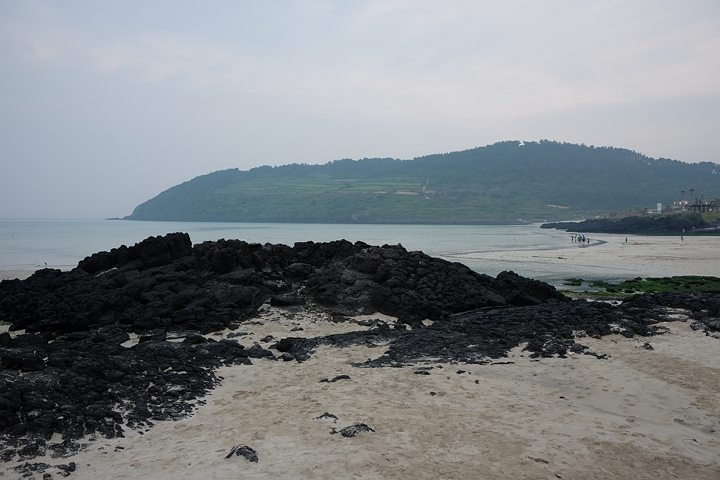
#> input picture L01_OpenCV/HW4/data/img1.jpg, 720 x 480 px
$ python HW3.py
#> lines starting #> are read from the running program, lines starting #| are printed output that depends on the picture
import cv2 as cv
import numpy as np
import matplotlib.pyplot as plt

# 이미지 로드 (컬러)
img1 = cv.imread('./data/img1.jpg', cv.IMREAD_COLOR)
#> img1 is the input picture: shape (480, 720, 3); mean B, G, R 134.2, 130.6, 125.7
img2 = cv.imread('./data/img2.jpg', cv.IMREAD_COLOR)
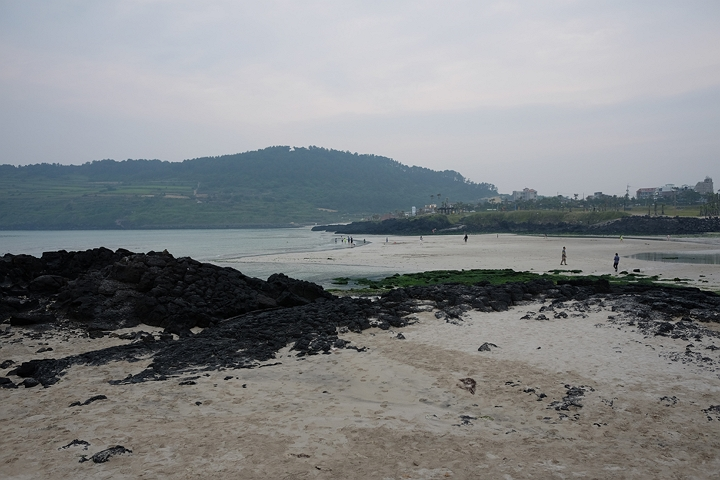
#> input picture L01_OpenCV/HW4/data/img2.jpg, 720 x 480 px
#> img2 is the input picture: shape (480, 720, 3); mean B, G, R 134.4, 132.3, 129.6

if img1 is None or img2 is None:
    raise IOError("이미지를 불러올 수 없습니다.")

# Grayscale 변환 (SIFT 용도)
gray1 = cv.cvtColor(img1, cv.COLOR_BGR2GRAY)
gray2 = cv.cvtColor(img2, cv.COLOR_BGR2GRAY)
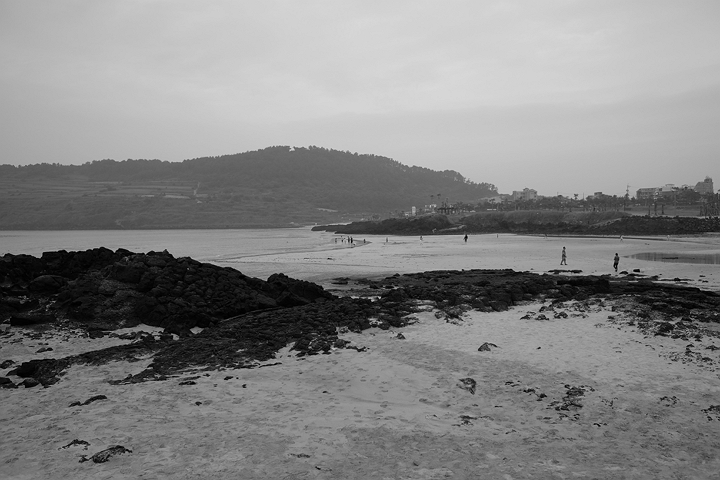
#> gray2: shape (480, 720); min 0, max 218, mean 131.7

# SIFT 특징점 검출
sift = cv.SIFT_create()
kp1, des1 = sift.detectAndCompute(gray1, None)
#> kp1 = 927 keypoints; strongest (x, y, size): (619, 303, 2.6), (427, 373, 2.2), (205, 368, 1.9), (440, 367, 2.1)
kp2, des2 = sift.detectAndCompute(gray2, None)
#> kp2 = 965 keypoints; strongest (x, y, size): (466, 237, 2), (638, 270, 2.3), (635, 270, 1.9), (244, 386, 2.5)

# 특징점 매칭 (BFMatcher + ratio test)
bf = cv.BFMatcher()
matches = bf.knnMatch(des1, des2, k=2)
#> matches = 927 matches

good_matches = []
for m, n in matches:
    if m.distance < 0.75 * n.distance:
        good_matches.append(m)
#> after the loop, good_matches = 288 matches

# 호모그래피 계산
if len(good_matches) > 4:
    src_pts = np.float32([kp1[m.queryIdx].pt for m in good_matches]).reshape(-1, 1, 2)
#> src_pts = 288 rows, first 8: [13.88, 363.6], [19.44, 266], [86.7, 258.1], [101.7, 254.2], [127.3, 344.3], [150.9, 237.4], [151.1, 384.3], [187.6, 176.2]
    dst_pts = np.float32([kp2[m.trainIdx].pt for m in good_matches]).reshape(-1, 1, 2)
#> dst_pts = 288 rows, first 8: [708, 259], [21.88, 156], [30.18, 165.1], [109.8, 162.3], [413.6, 207.3], [30.18, 165.1], [395.4, 287.8], [149.1, 157]

    H, _ = cv.findHomography(src_pts, dst_pts, cv.RANSAC, 5.0)
#> H = [[1.6, -0.0524, -403.6], [0.169, 1.38, -71.84], [0.000847, -5.09e-05, 1]]

    # (1) 특징점 매칭 시각화
    match_img = cv.drawMatches(img1, kp1, img2, kp2, good_matches, None,
                               flags=cv.DrawMatchesFlags_NOT_DRAW_SINGLE_POINTS)
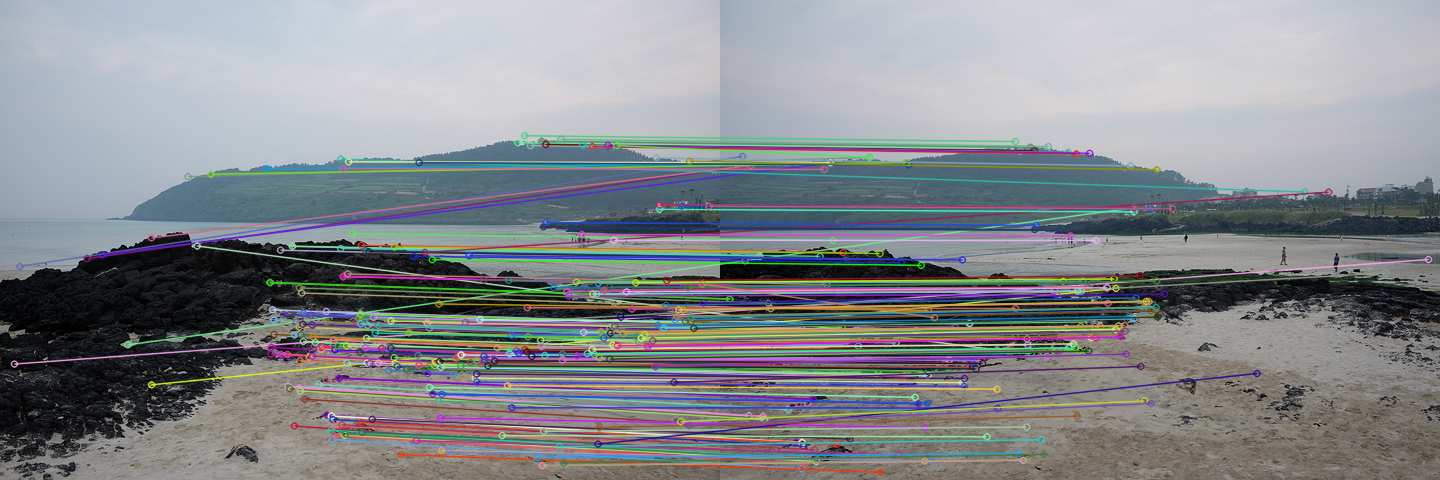
#> match_img: shape (480, 1440, 3); mean B, G, R 141.3, 137.4, 134.1

    # (2) 이미지 정합 결과 (warpPerspective)
    h2, w2 = img2.shape[:2]
#> h2 = 480; w2 = 720
    aligned_img = cv.warpPerspective(img1, H, (w2, h2))
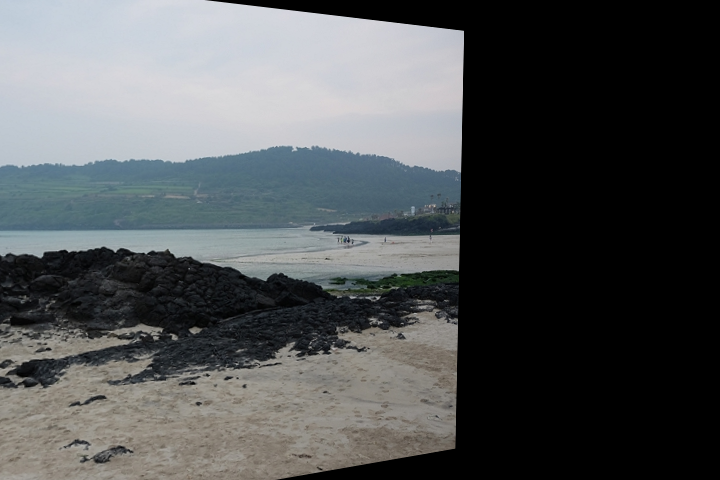
#> aligned_img: shape (480, 720, 3); mean B, G, R 85.4, 84.1, 81.3
    comparison_img = np.hstack((aligned_img, img2))
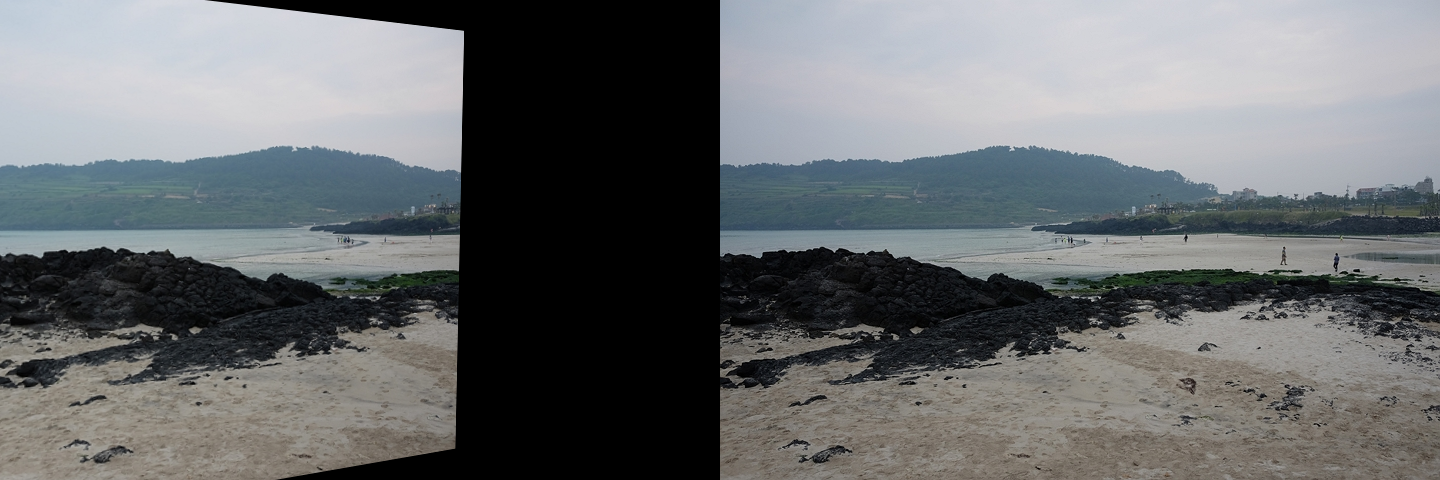
#> comparison_img: shape (480, 1440, 3); mean B, G, R 109.9, 108.2, 105.4

    # (3) 파노라마 블렌딩
    h1, w1 = img1.shape[:2]
#> h1 = 480; w1 = 720
    corners_img1 = np.float32([[0, 0], [0, h1], [w1, h1], [w1, 0]]).reshape(-1, 1, 2)
#> corners_img1 = [[0, 0], [0, 480], [720, 480], [720, 0]]
    warped_corners = cv.perspectiveTransform(corners_img1, H)
#> warped_corners = [[-403.6, -71.84], [-439.5, 604.3], [455.3, 448.5], [464, 30.78]]
    all_corners = np.concatenate((warped_corners,
                                  np.float32([[0, 0], [0, h2], [w2, h2], [w2, 0]]).reshape(-1, 1, 2)), axis=0)
#> all_corners = [[-403.6, -71.84], [-439.5, 604.3], [455.3, 448.5], [464, 30.78], [0, 0], [0, 480], [720, 480], [720, 0]]
    [xmin, ymin] = np.int32(all_corners.min(axis=0).ravel() - 0.5)
#> xmin = -440; ymin = -72
    [xmax, ymax] = np.int32(all_corners.max(axis=0).ravel() + 0.5)
#> xmax = 720; ymax = 604

    translation_dist = [-xmin, -ymin]
#> translation_dist = [440, 72]
    H_translate = np.array([[1, 0, translation_dist[0]],
                            [0, 1, translation_dist[1]],
                            [0, 0, 1]])
#> H_translate = [[1, 0, 440], [0, 1, 72], [0, 0, 1]]

    panorama = cv.warpPerspective(img1, H_translate @ H, (xmax - xmin, ymax - ymin))
    panorama[translation_dist[1]:h2+translation_dist[1], translation_dist[0]:w2+translation_dist[0]] = img2
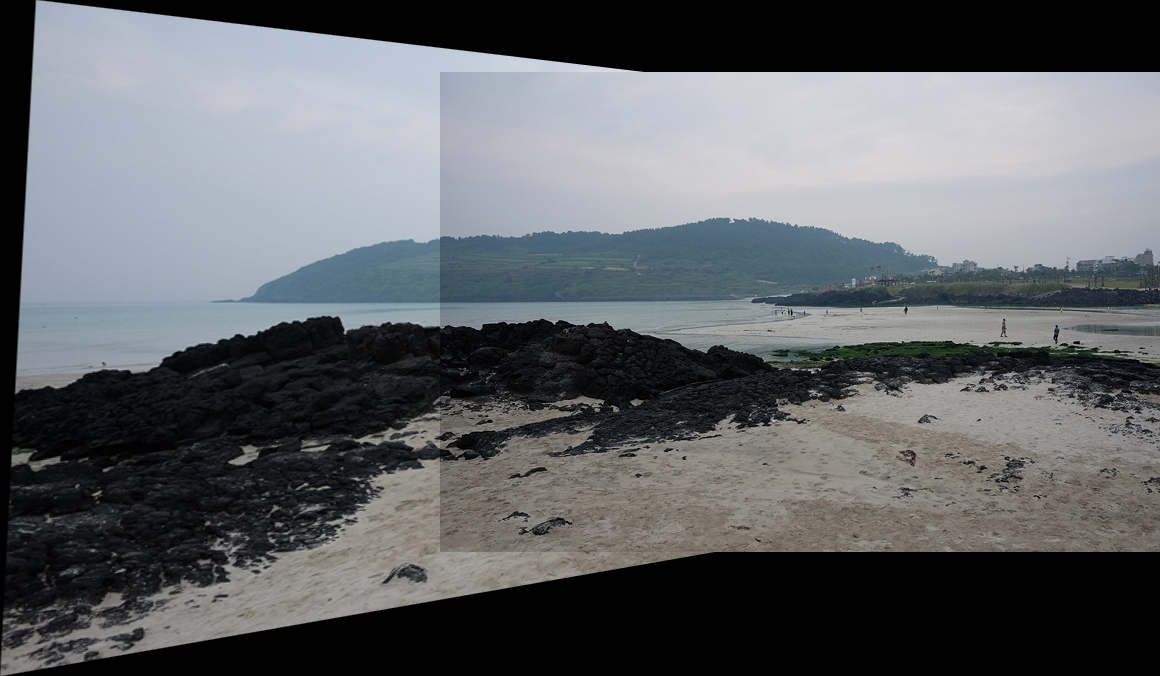
#> panorama: shape (676, 1160, 3); mean B, G, R 102.1, 99, 95.7

    # 결과 출력
    plt.figure(figsize=(24, 14))

    plt.subplot(1, 3, 1)
    plt.title("Matching Keypoints")
    plt.imshow(cv.cvtColor(match_img, cv.COLOR_BGR2RGB))
    plt.axis('off')

    plt.subplot(1, 3, 2)
    plt.title("Warped Image vs Original")
    plt.imshow(cv.cvtColor(comparison_img, cv.COLOR_BGR2RGB))
    plt.axis('off')

    plt.subplot(1, 3, 3)
    plt.title("Panorama Blending Result")
    plt.imshow(cv.cvtColor(panorama, cv.COLOR_BGR2RGB))
    plt.axis('off')

    plt.tight_layout()
    plt.show()
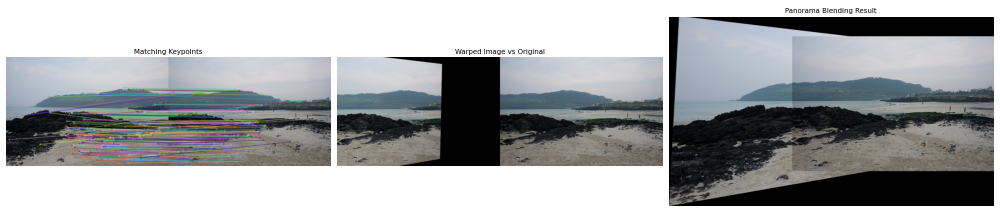
#> figure drawn by matplotlib, 3 panels

else:
    print("호모그래피를 계산하기 위한 충분한 매칭쌍이 없습니다.")
